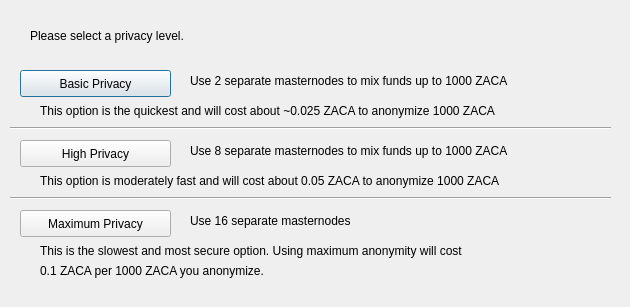
<?xml version="1.0" encoding="UTF-8"?>
<ui version="4.0">
 <class>DarksendConfig</class>
 <widget class="QDialog" name="DarksendConfig">
  <property name="geometry">
   <rect>
    <x>0</x>
    <y>0</y>
    <width>630</width>
    <height>307</height>
   </rect>
  </property>
  <property name="windowTitle">
   <string>Configure Darksend</string>
  </property>
  <widget class="QPushButton" name="buttonBasic">
   <property name="geometry">
    <rect>
     <x>20</x>
     <y>70</y>
     <width>151</width>
     <height>27</height>
    </rect>
   </property>
   <property name="text">
    <string>Basic Privacy</string>
   </property>
  </widget>
  <widget class="QPushButton" name="buttonHigh">
   <property name="geometry">
    <rect>
     <x>20</x>
     <y>140</y>
     <width>151</width>
     <height>27</height>
    </rect>
   </property>
   <property name="text">
    <string>High Privacy</string>
   </property>
  </widget>
  <widget class="QPushButton" name="buttonMax">
   <property name="geometry">
    <rect>
     <x>20</x>
     <y>210</y>
     <width>151</width>
     <height>27</height>
    </rect>
   </property>
   <property name="text">
    <string>Maximum Privacy</string>
   </property>
  </widget>
  <widget class="QLabel" name="label">
   <property name="geometry">
    <rect>
     <x>30</x>
     <y>20</y>
     <width>571</width>
     <height>31</height>
    </rect>
   </property>
   <property name="text">
    <string>Please select a privacy level.</string>
   </property>
  </widget>
  <widget class="QLabel" name="label_2">
   <property name="geometry">
    <rect>
     <x>190</x>
     <y>70</y>
     <width>421</width>
     <height>21</height>
    </rect>
   </property>
   <property name="text">
    <string>Use 2 separate masternodes to mix funds up to 1000 ZACA</string>
   </property>
  </widget>
  <widget class="QLabel" name="label_3">
   <property name="geometry">
    <rect>
     <x>190</x>
     <y>140</y>
     <width>411</width>
     <height>21</height>
    </rect>
   </property>
   <property name="text">
    <string>Use 8 separate masternodes to mix funds up to 1000 ZACA</string>
   </property>
  </widget>
  <widget class="QLabel" name="label_4">
   <property name="geometry">
    <rect>
     <x>190</x>
     <y>210</y>
     <width>421</width>
     <height>21</height>
    </rect>
   </property>
   <property name="text">
    <string>Use 16 separate masternodes</string>
   </property>
  </widget>
  <widget class="QLabel" name="label_6">
   <property name="geometry">
    <rect>
     <x>40</x>
     <y>100</y>
     <width>561</width>
     <height>21</height>
    </rect>
   </property>
   <property name="text">
    <string>This option is the quickest and will cost about ~0.025 ZACA to anonymize 1000 ZACA</string>
   </property>
  </widget>
  <widget class="QLabel" name="label_7">
   <property name="geometry">
    <rect>
     <x>40</x>
     <y>170</y>
     <width>561</width>
     <height>21</height>
    </rect>
   </property>
   <property name="text">
    <string>This option is moderately fast and will cost about 0.05 ZACA to anonymize 1000 ZACA</string>
   </property>
  </widget>
  <widget class="QLabel" name="label_8">
   <property name="geometry">
    <rect>
     <x>40</x>
     <y>240</y>
     <width>561</width>
     <height>21</height>
    </rect>
   </property>
   <property name="text">
    <string>This is the slowest and most secure option. Using maximum anonymity will cost</string>
   </property>
  </widget>
  <widget class="QLabel" name="label_9">
   <property name="geometry">
    <rect>
     <x>40</x>
     <y>260</y>
     <width>561</width>
     <height>21</height>
    </rect>
   </property>
   <property name="text">
    <string>0.1 ZACA per 1000 ZACA you anonymize.</string>
   </property>
  </widget>
  <widget class="Line" name="line">
   <property name="geometry">
    <rect>
     <x>10</x>
     <y>120</y>
     <width>601</width>
     <height>16</height>
    </rect>
   </property>
   <property name="orientation">
    <enum>Qt::Horizontal</enum>
   </property>
  </widget>
  <widget class="Line" name="line_2">
   <property name="geometry">
    <rect>
     <x>10</x>
     <y>190</y>
     <width>601</width>
     <height>16</height>
    </rect>
   </property>
   <property name="orientation">
    <enum>Qt::Horizontal</enum>
   </property>
  </widget>
 </widget>
 <resources/>
 <connections/>
</ui>
